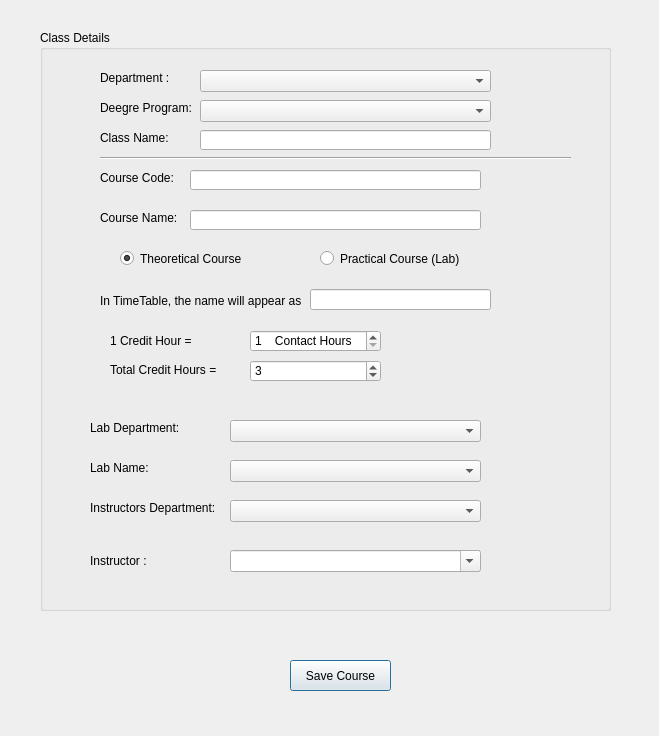
<?xml version="1.0" encoding="UTF-8"?>
<ui version="4.0">
 <class>createClass</class>
 <widget class="QDialog" name="createClass">
  <property name="geometry">
   <rect>
    <x>0</x>
    <y>0</y>
    <width>659</width>
    <height>736</height>
   </rect>
  </property>
  <property name="windowTitle">
   <string>Create Class</string>
  </property>
  <widget class="QGroupBox" name="classDetails">
   <property name="geometry">
    <rect>
     <x>40</x>
     <y>30</y>
     <width>571</width>
     <height>581</height>
    </rect>
   </property>
   <property name="title">
    <string>Class Details</string>
   </property>
   <widget class="QLabel" name="classNameLabel">
    <property name="geometry">
     <rect>
      <x>60</x>
      <y>100</y>
      <width>81</width>
      <height>16</height>
     </rect>
    </property>
    <property name="text">
     <string>Class Name:</string>
    </property>
   </widget>
   <widget class="QLabel" name="contactHourLabel">
    <property name="geometry">
     <rect>
      <x>70</x>
      <y>300</y>
      <width>81</width>
      <height>21</height>
     </rect>
    </property>
    <property name="text">
     <string>1 Credit Hour = </string>
    </property>
   </widget>
   <widget class="QLineEdit" name="className">
    <property name="geometry">
     <rect>
      <x>160</x>
      <y>100</y>
      <width>291</width>
      <height>20</height>
     </rect>
    </property>
   </widget>
   <widget class="QLabel" name="courseNameLabel">
    <property name="geometry">
     <rect>
      <x>60</x>
      <y>180</y>
      <width>81</width>
      <height>16</height>
     </rect>
    </property>
    <property name="text">
     <string>Course Name:</string>
    </property>
   </widget>
   <widget class="QLabel" name="courseCodeLabel">
    <property name="geometry">
     <rect>
      <x>60</x>
      <y>140</y>
      <width>81</width>
      <height>16</height>
     </rect>
    </property>
    <property name="text">
     <string>Course Code:</string>
    </property>
   </widget>
   <widget class="QLineEdit" name="courseCode">
    <property name="geometry">
     <rect>
      <x>150</x>
      <y>140</y>
      <width>291</width>
      <height>20</height>
     </rect>
    </property>
   </widget>
   <widget class="QLineEdit" name="courseName">
    <property name="geometry">
     <rect>
      <x>150</x>
      <y>180</y>
      <width>291</width>
      <height>20</height>
     </rect>
    </property>
   </widget>
   <widget class="QRadioButton" name="theory">
    <property name="geometry">
     <rect>
      <x>80</x>
      <y>220</y>
      <width>131</width>
      <height>17</height>
     </rect>
    </property>
    <property name="text">
     <string>Theoretical Course</string>
    </property>
    <property name="checked">
     <bool>true</bool>
    </property>
   </widget>
   <widget class="QRadioButton" name="lab">
    <property name="geometry">
     <rect>
      <x>280</x>
      <y>220</y>
      <width>141</width>
      <height>17</height>
     </rect>
    </property>
    <property name="text">
     <string>Practical Course (Lab)</string>
    </property>
   </widget>
   <widget class="QLabel" name="totalCHLabel">
    <property name="geometry">
     <rect>
      <x>70</x>
      <y>330</y>
      <width>111</width>
      <height>20</height>
     </rect>
    </property>
    <property name="text">
     <string>Total Credit Hours = </string>
    </property>
   </widget>
   <widget class="QSpinBox" name="contactHour">
    <property name="geometry">
     <rect>
      <x>210</x>
      <y>300</y>
      <width>131</width>
      <height>22</height>
     </rect>
    </property>
    <property name="suffix">
     <string>    Contact Hours</string>
    </property>
    <property name="minimum">
     <number>1</number>
    </property>
    <property name="maximum">
     <number>10</number>
    </property>
   </widget>
   <widget class="QSpinBox" name="totalCH">
    <property name="geometry">
     <rect>
      <x>210</x>
      <y>330</y>
      <width>131</width>
      <height>22</height>
     </rect>
    </property>
    <property name="minimum">
     <number>1</number>
    </property>
    <property name="maximum">
     <number>10</number>
    </property>
    <property name="value">
     <number>3</number>
    </property>
   </widget>
   <widget class="QLabel" name="sampleCourseLabel">
    <property name="geometry">
     <rect>
      <x>60</x>
      <y>260</y>
      <width>201</width>
      <height>21</height>
     </rect>
    </property>
    <property name="text">
     <string>In TimeTable, the name will appear as:</string>
    </property>
   </widget>
   <widget class="QLineEdit" name="sampleCourseName">
    <property name="geometry">
     <rect>
      <x>270</x>
      <y>259</y>
      <width>181</width>
      <height>21</height>
     </rect>
    </property>
    <property name="readOnly">
     <bool>true</bool>
    </property>
   </widget>
   <widget class="QLabel" name="instructorLabel">
    <property name="geometry">
     <rect>
      <x>50</x>
      <y>520</y>
      <width>121</width>
      <height>21</height>
     </rect>
    </property>
    <property name="text">
     <string>Instructor :</string>
    </property>
   </widget>
   <widget class="QComboBox" name="instructor">
    <property name="geometry">
     <rect>
      <x>190</x>
      <y>520</y>
      <width>251</width>
      <height>22</height>
     </rect>
    </property>
    <property name="editable">
     <bool>true</bool>
    </property>
   </widget>
   <widget class="Line" name="line">
    <property name="geometry">
     <rect>
      <x>60</x>
      <y>120</y>
      <width>471</width>
      <height>16</height>
     </rect>
    </property>
    <property name="orientation">
     <enum>Qt::Horizontal</enum>
    </property>
   </widget>
   <widget class="QLabel" name="departmentLabel">
    <property name="geometry">
     <rect>
      <x>60</x>
      <y>40</y>
      <width>71</width>
      <height>16</height>
     </rect>
    </property>
    <property name="text">
     <string>Department : </string>
    </property>
   </widget>
   <widget class="QComboBox" name="department">
    <property name="geometry">
     <rect>
      <x>160</x>
      <y>40</y>
      <width>291</width>
      <height>22</height>
     </rect>
    </property>
    <property name="toolTip">
     <string>Select</string>
    </property>
    <property name="editable">
     <bool>false</bool>
    </property>
    <property name="currentText">
     <string/>
    </property>
   </widget>
   <widget class="QLabel" name="degreeProgramLabel">
    <property name="geometry">
     <rect>
      <x>60</x>
      <y>70</y>
      <width>91</width>
      <height>16</height>
     </rect>
    </property>
    <property name="text">
     <string>Deegre Program:</string>
    </property>
   </widget>
   <widget class="QComboBox" name="degreeProgram">
    <property name="geometry">
     <rect>
      <x>160</x>
      <y>70</y>
      <width>291</width>
      <height>22</height>
     </rect>
    </property>
    <property name="editable">
     <bool>false</bool>
    </property>
   </widget>
   <widget class="QLabel" name="instructorsDepartmentLabel">
    <property name="geometry">
     <rect>
      <x>50</x>
      <y>470</y>
      <width>131</width>
      <height>16</height>
     </rect>
    </property>
    <property name="text">
     <string>Instructors Department:</string>
    </property>
   </widget>
   <widget class="QComboBox" name="instructorDepartment">
    <property name="geometry">
     <rect>
      <x>190</x>
      <y>470</y>
      <width>251</width>
      <height>22</height>
     </rect>
    </property>
   </widget>
   <widget class="QLabel" name="labDepartmentLabel">
    <property name="geometry">
     <rect>
      <x>50</x>
      <y>390</y>
      <width>111</width>
      <height>16</height>
     </rect>
    </property>
    <property name="text">
     <string>Lab Department:</string>
    </property>
   </widget>
   <widget class="QLabel" name="labNameLabel">
    <property name="geometry">
     <rect>
      <x>50</x>
      <y>430</y>
      <width>111</width>
      <height>16</height>
     </rect>
    </property>
    <property name="text">
     <string>Lab Name:</string>
    </property>
   </widget>
   <widget class="QComboBox" name="labDepartment">
    <property name="geometry">
     <rect>
      <x>190</x>
      <y>390</y>
      <width>251</width>
      <height>22</height>
     </rect>
    </property>
   </widget>
   <widget class="QComboBox" name="labName">
    <property name="geometry">
     <rect>
      <x>190</x>
      <y>430</y>
      <width>251</width>
      <height>22</height>
     </rect>
    </property>
   </widget>
  </widget>
  <widget class="QPushButton" name="saveCourse">
   <property name="geometry">
    <rect>
     <x>290</x>
     <y>660</y>
     <width>101</width>
     <height>31</height>
    </rect>
   </property>
   <property name="text">
    <string>Save Course</string>
   </property>
  </widget>
 </widget>
 <tabstops>
  <tabstop>className</tabstop>
  <tabstop>courseCode</tabstop>
  <tabstop>courseName</tabstop>
  <tabstop>theory</tabstop>
  <tabstop>lab</tabstop>
  <tabstop>sampleCourseName</tabstop>
  <tabstop>contactHour</tabstop>
  <tabstop>totalCH</tabstop>
  <tabstop>instructor</tabstop>
 </tabstops>
 <resources/>
 <connections/>
</ui>
